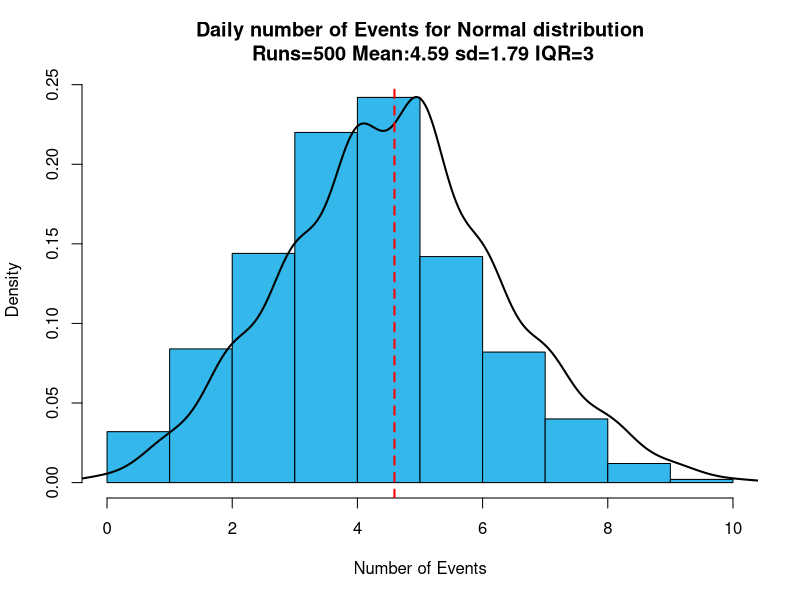
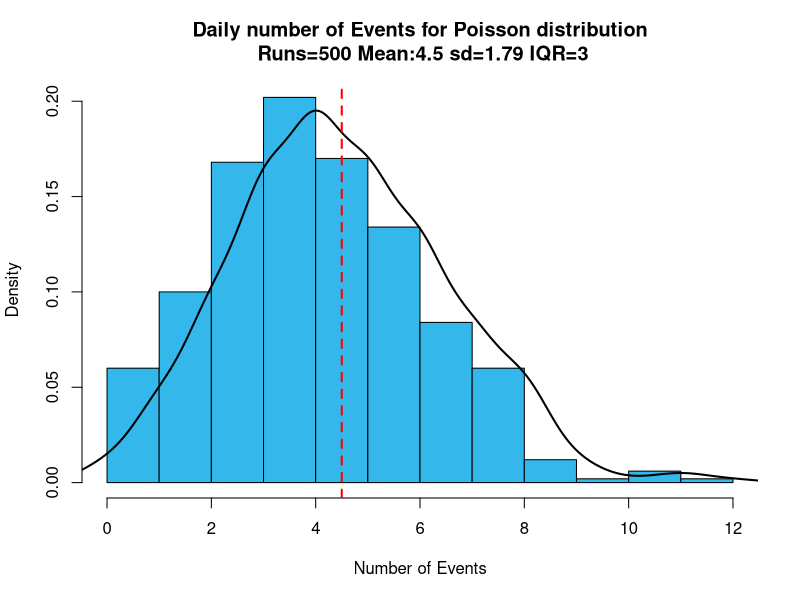
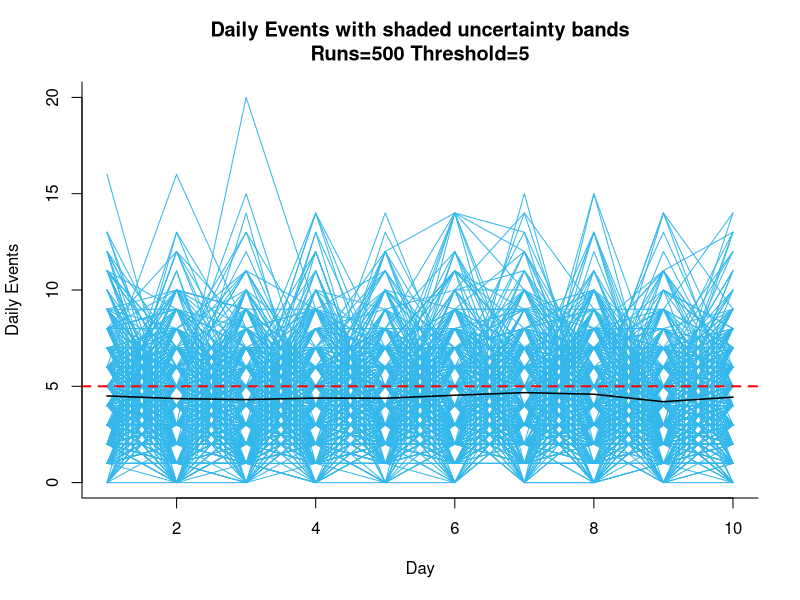
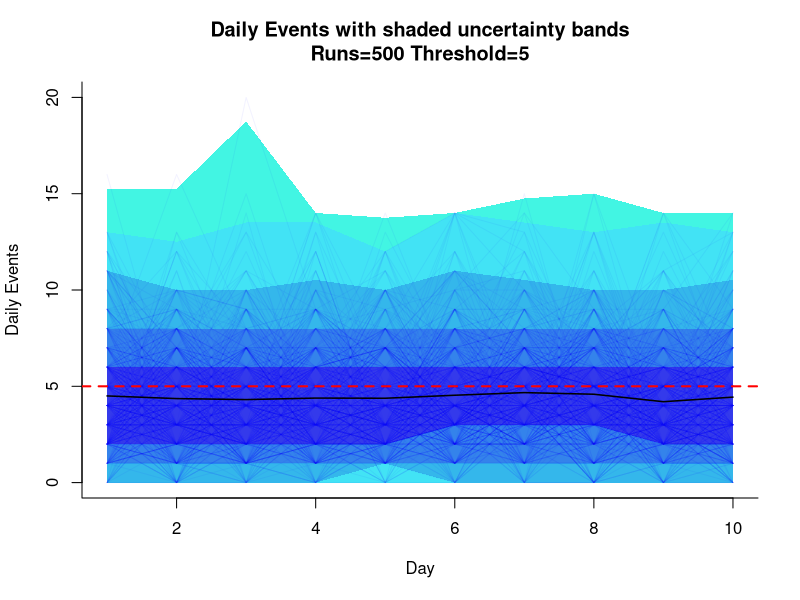
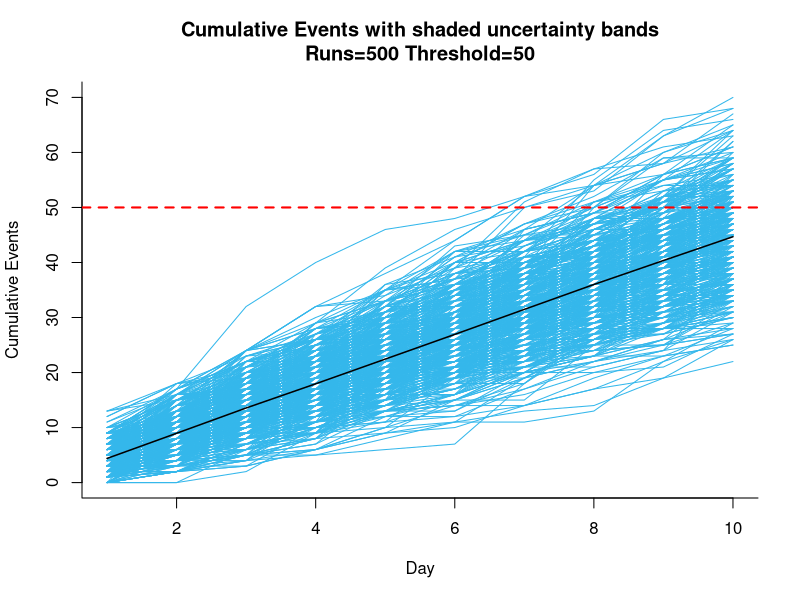
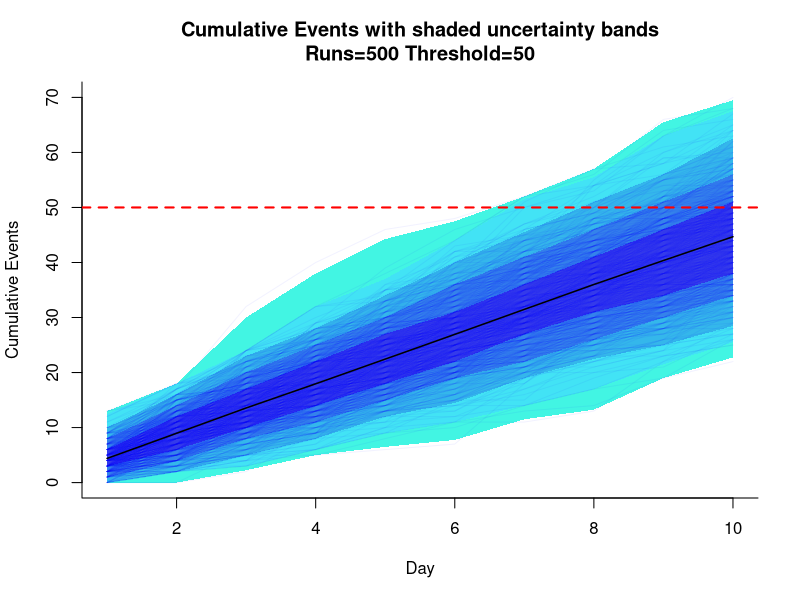
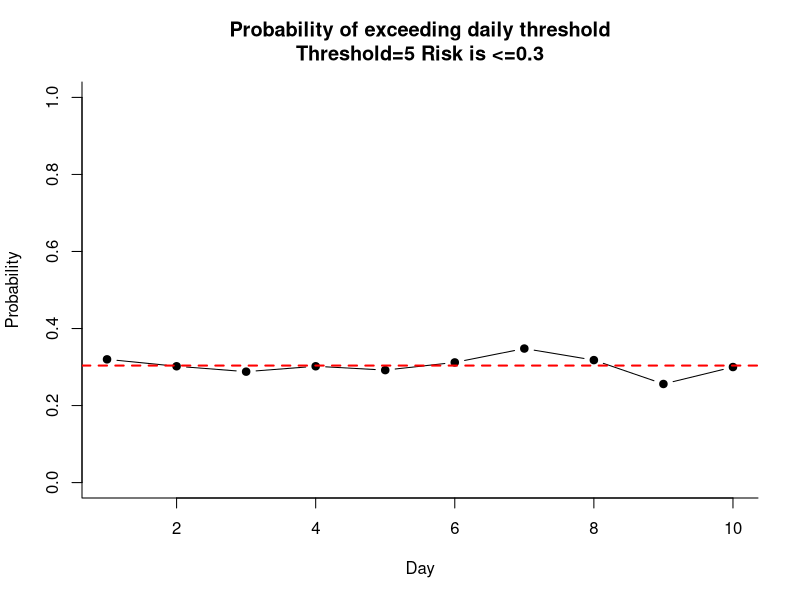
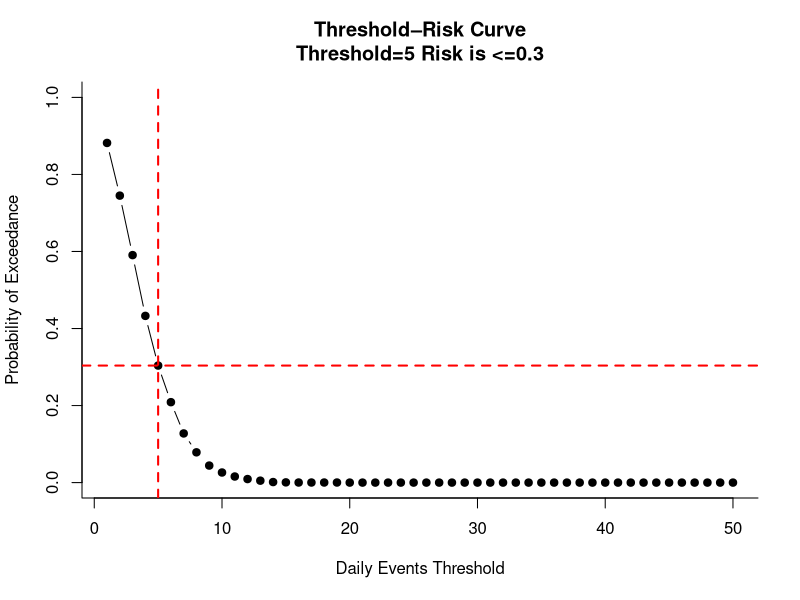

Write the R code that produced these figures, in order.
gc()
start_time <- Sys.time()

################################################################################

iterations <- 500 # number of simulations to run
days <- 10 # number of days to forecast into the future
threshold <- 5 # number of events to not exceed
tag <- "Events"

historical <- c(4,3,5,6,2,4,5,7,8,3,2,4,5,6) # historical events e.g per day
# or csv read
#historical <- read.csv()

# or just a mean value
#historical <- 4

################################################################################

mean_val <- mean(historical) # mean numbers of tickets
sd_val <- ifelse(length(historical)>1,sd(historical),1) # standard deviation in ticket numbers

#################### functions #################################################

distribution <- function(runs,mean_val,sd_val,type){
  if (type == "Normal"){
    sim <- rnorm(iterations, mean=mean_val, sd=sd_val)
  } else if (type == "Poisson"){
    sim <- rpois(n=iterations, lambda=mean_val)
  }
  sim <- round(sim,0)
  
  sim <- ifelse(sim<0,0,sim)#sim[sim<0] <-0
  
  exp <- mean(sim)
  lower <- quantile(sim, 0.05)
  upper <- quantile(sim, 0.95)
  iqr <- IQR(sim) # also upper-lower
  
  cat("Expected for",type, "distribution", round(exp,1), "\n")
  cat("90% confidence interval for",type, round(lower,1), "-", round(upper,1),"\n")
  
  prob_exceed <- mean(sim > threshold)
  cat("Probability of exceeding threshold for",type, threshold, "is", round(prob_exceed*100,2),"%\n")
  
  hist(sim,freq=FALSE,
       #breaks=5,
       col="#34b7eb",border="black",
       main=paste("Daily number of ",tag," for " ,type," distribution","\n Runs=",iterations," Mean:",round(exp,2)," sd=",round(sd_val,2)," IQR=",round(iqr,2),sep=""),
       xlab=paste("Number of ",tag,sep=""),bty="l")
  lines(density(sim), lwd=2)
  abline(v=exp, col="red", lwd=2, lty=2)
}

###### distributions ###########################################################

distribution(iterations,mean_val,sd_val,"Normal")
distribution(iterations,mean_val,sd_val,"Poisson")

################################################################################

# forecasting

forecast <- function(runs,data,data1,days,threshold,type){
  for (i in 1:runs) {
    lambda_day <- sample(data1, days, replace = TRUE)
    decay <- runif(days, min = 0.01, max = 0.05) # percentage that lambda value can change by day, min to max bounds
    lambda_adj <- lambda_day * (1 - decay)
    data[, i] <- rpois(days, lambda_adj) # replace values with poisson distribution of new mean lambda_adj
  }
  
  if(type=="Cumulative"){
    data <- apply(data, 2, cumsum)
    threshold <- threshold*days
  }
  
  # Daily prediction intervals
  pi50 <- apply(data, 1, quantile, probs = c(0.25, 0.75))
  pi80 <- apply(data, 1, quantile, probs = c(0.10, 0.90))
  pi95 <- apply(data, 1, quantile, probs = c(0.025, 0.975))
  pi99 <- apply(data, 1, quantile, probs = c(0.005, 0.995))
  pi999 <- apply(data, 1, quantile, probs = c(0.0005, 0.9995))
  
  mean_line <- apply(data, 1, mean)
  
  # graph
  # Base plot (blank)
  plot(1:days, mean_line, type="n",ylim=range(0,max(data)),
       xlab="Day", ylab=paste(type," ",tag,sep=""),
       main=paste(type," ",tag," with shaded uncertainty bands","\n","Runs=",runs," Threshold=",threshold,sep=""),bty="l")
  
  # Add simulation lines
  matlines(1:days, data, col="#34b7eb", lty=1)
  
  # Add mean line
  lines(1:days, mean_line, lwd=1.5, col="black")
  
  abline(h=threshold, col="red", lwd=2, lty=2)
  
  # graph with shaded regions
  # Base plot (blank)
  plot(1:days, mean_line, type="n",,ylim=range(0,max(data)),
       xlab="Day", ylab=paste(type," ",tag,sep=""),
       main=paste(type," ",tag," with shaded uncertainty bands","\n","Runs=",runs," Threshold=",threshold,sep=""),bty="l")
  
  # 999% band (widest)
  polygon(
    c(1:days, rev(1:days)),
    c(pi999[1,], rev(pi999[2,])),
    col="#42f5e3", border=NA
  )
  
  # 99% band (widest)
  polygon(
    c(1:days, rev(1:days)),
    c(pi99[1,], rev(pi99[2,])),
    col="#42e3f5", border=NA
  )
  
  # 95% band (second widest)
  polygon(
    c(1:days, rev(1:days)),
    c(pi95[1,], rev(pi95[2,])),
    col="#34b7eb", border=NA
  )
  
  # 80% band
  polygon(
    c(1:days, rev(1:days)),
    c(pi80[1,], rev(pi80[2,])),
    col="#3483eb", border=NA
  )
  
  # 50% band (tightest)
  polygon(
    c(1:days, rev(1:days)),
    c(pi50[1,], rev(pi50[2,])),
    col="#343aeb", border=NA
  )
  
  # Add simulation lines
  matlines(1:days, data, col=rgb(0,0,1,0.05), lty=1)
  
  # Add mean line
  lines(1:days, mean_line, lwd=1.5, col="black")
  
  abline(h=threshold, col="red", lwd=2, lty=2)
  
  return(data)
}

############ forecastings ######################################################

sim_matrix <- matrix(NA, nrow = days, ncol = iterations)

matrix1 <- forecast(iterations,sim_matrix,historical,days,threshold,"Daily")

matrix2 <- forecast(iterations,sim_matrix,historical,days,threshold,"Cumulative")


################################################################################

# probability of exceeding threshold

exceed_threshold <- function(data,days,threshold) {
  # For each day, compute probability of exceeding threshold
  prob_exceed_daily <- colMeans(t(data) > threshold) # this is less than the number of runs e.g. how many times on average has threshold been exceeded
  prob_exceed_daily
  
  plot(1:days, prob_exceed_daily, type="b", pch=19,,ylim=range(0,1),
       xlab="Day", ylab="Probability",
       main=paste("Probability of exceeding daily threshold","\n","Threshold=",threshold," Risk is <=",round(mean(prob_exceed_daily),2),sep=""),bty="l")
  
  abline(h = mean(prob_exceed_daily), col="red", lwd=2, lty=2)
  
  cum_matrix <- apply(data, 2, cumsum)
  
  cum_threshold <- threshold*days
  
  prob_exceed_cumulative <- mean(cum_matrix[days, ] > cum_threshold)
  prob_exceed_cumulative
  
  prob_exceed_any_day <- mean(apply(data, 2, function(x) any(x > threshold)))
  prob_exceed_any_day
  
  days_exceeded <- colSums(data > threshold)
  
  table(days_exceeded) / iterations
  
  thresholds <- 1:max(cum_threshold)
  
  risk_curve <- sapply(thresholds, function(th) mean(data > th))
  
  pi95 <- apply(data, 1, quantile, probs = c(0.025, 0.975))
  
  plot(thresholds, risk_curve, type="b", pch=19,ylim=range(0,1),
       xlab=paste("Daily ",tag," Threshold",sep=""),
       ylab="Probability of Exceedance",
       main=paste("Threshold–Risk Curve","\n","Threshold=",threshold," Risk is <=",round(risk_curve[threshold],2),sep=""),
       bty="l")
  
  abline(v = threshold, col="red", lwd=2, lty=2)
  abline(h = risk_curve[threshold], col="red", lwd=2, lty=2)
  
  polygon(
    x = c(1:days, rev(1:days)),
    y = c(rep(threshold, days), rev(pi95[2,])),
    col = rgb(1,0,0,0.1), border = NA
  )
}

#### calculate #################################################################

exceed_threshold(matrix1,days,threshold)

################################################################################

end_time <- Sys.time()
print(paste("runtime: ",end_time-start_time,sep=""))
